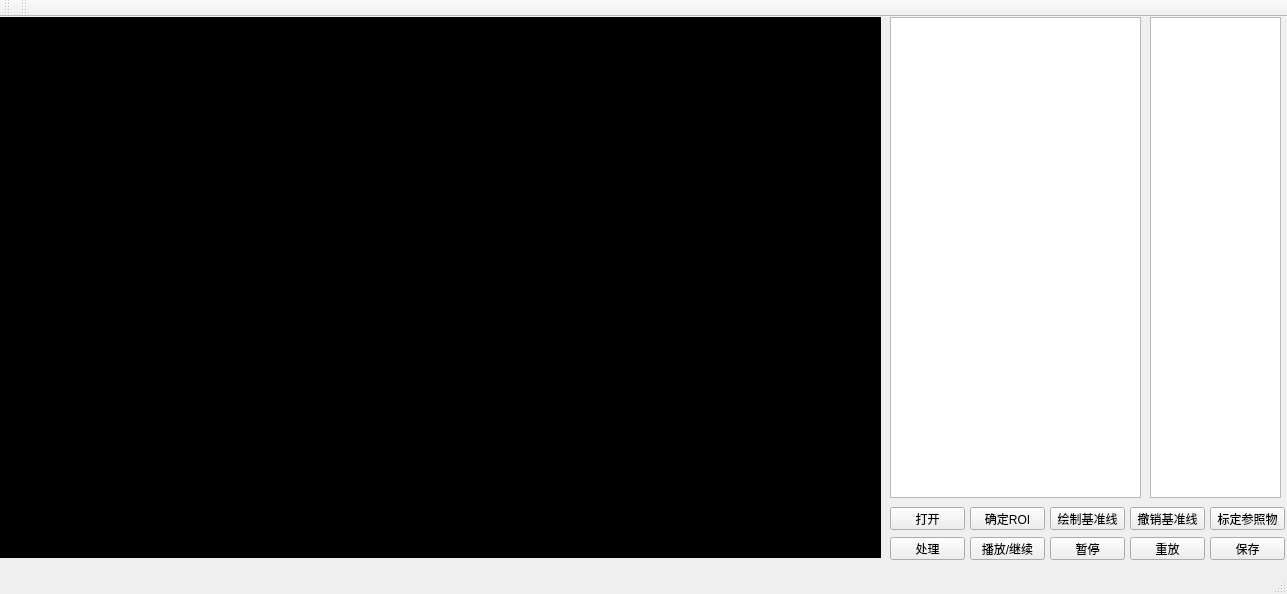
<?xml version="1.0" encoding="UTF-8"?>
<ui version="4.0">
 <class>MainWindow</class>
 <widget class="QMainWindow" name="MainWindow">
  <property name="geometry">
   <rect>
    <x>0</x>
    <y>0</y>
    <width>1287</width>
    <height>594</height>
   </rect>
  </property>
  <property name="windowTitle">
   <string>MainWindow</string>
  </property>
  <widget class="QWidget" name="centralWidget">
   <widget class="QTableView" name="tableView">
    <property name="geometry">
     <rect>
      <x>890</x>
      <y>0</y>
      <width>251</width>
      <height>481</height>
     </rect>
    </property>
    <property name="sizePolicy">
     <sizepolicy hsizetype="Expanding" vsizetype="Expanding">
      <horstretch>0</horstretch>
      <verstretch>0</verstretch>
     </sizepolicy>
    </property>
   </widget>
   <widget class="QLabel" name="label">
    <property name="geometry">
     <rect>
      <x>0</x>
      <y>0</y>
      <width>881</width>
      <height>541</height>
     </rect>
    </property>
    <property name="sizePolicy">
     <sizepolicy hsizetype="Expanding" vsizetype="Expanding">
      <horstretch>0</horstretch>
      <verstretch>0</verstretch>
     </sizepolicy>
    </property>
    <property name="palette">
     <palette>
      <active>
       <colorrole role="Base">
        <brush brushstyle="SolidPattern">
         <color alpha="255">
          <red>255</red>
          <green>255</green>
          <blue>255</blue>
         </color>
        </brush>
       </colorrole>
       <colorrole role="Window">
        <brush brushstyle="SolidPattern">
         <color alpha="255">
          <red>0</red>
          <green>0</green>
          <blue>0</blue>
         </color>
        </brush>
       </colorrole>
      </active>
      <inactive>
       <colorrole role="Base">
        <brush brushstyle="SolidPattern">
         <color alpha="255">
          <red>255</red>
          <green>255</green>
          <blue>255</blue>
         </color>
        </brush>
       </colorrole>
       <colorrole role="Window">
        <brush brushstyle="SolidPattern">
         <color alpha="255">
          <red>0</red>
          <green>0</green>
          <blue>0</blue>
         </color>
        </brush>
       </colorrole>
      </inactive>
      <disabled>
       <colorrole role="Base">
        <brush brushstyle="SolidPattern">
         <color alpha="255">
          <red>0</red>
          <green>0</green>
          <blue>0</blue>
         </color>
        </brush>
       </colorrole>
       <colorrole role="Window">
        <brush brushstyle="SolidPattern">
         <color alpha="255">
          <red>0</red>
          <green>0</green>
          <blue>0</blue>
         </color>
        </brush>
       </colorrole>
      </disabled>
     </palette>
    </property>
    <property name="autoFillBackground">
     <bool>true</bool>
    </property>
    <property name="text">
     <string/>
    </property>
   </widget>
   <widget class="QTextBrowser" name="textBrowser">
    <property name="geometry">
     <rect>
      <x>1150</x>
      <y>0</y>
      <width>131</width>
      <height>481</height>
     </rect>
    </property>
   </widget>
   <widget class="QPushButton" name="open">
    <property name="geometry">
     <rect>
      <x>890</x>
      <y>490</y>
      <width>75</width>
      <height>23</height>
     </rect>
    </property>
    <property name="sizePolicy">
     <sizepolicy hsizetype="Minimum" vsizetype="Fixed">
      <horstretch>0</horstretch>
      <verstretch>0</verstretch>
     </sizepolicy>
    </property>
    <property name="text">
     <string>打开</string>
    </property>
   </widget>
   <widget class="QPushButton" name="drawLine">
    <property name="geometry">
     <rect>
      <x>1050</x>
      <y>490</y>
      <width>75</width>
      <height>23</height>
     </rect>
    </property>
    <property name="text">
     <string>绘制基准线</string>
    </property>
   </widget>
   <widget class="QPushButton" name="deleteLine">
    <property name="geometry">
     <rect>
      <x>1130</x>
      <y>490</y>
      <width>75</width>
      <height>23</height>
     </rect>
    </property>
    <property name="text">
     <string>撤销基准线</string>
    </property>
   </widget>
   <widget class="QPushButton" name="cut">
    <property name="geometry">
     <rect>
      <x>970</x>
      <y>490</y>
      <width>75</width>
      <height>23</height>
     </rect>
    </property>
    <property name="text">
     <string>确定ROI</string>
    </property>
   </widget>
   <widget class="QPushButton" name="proc">
    <property name="geometry">
     <rect>
      <x>890</x>
      <y>520</y>
      <width>75</width>
      <height>23</height>
     </rect>
    </property>
    <property name="sizePolicy">
     <sizepolicy hsizetype="Minimum" vsizetype="Fixed">
      <horstretch>0</horstretch>
      <verstretch>0</verstretch>
     </sizepolicy>
    </property>
    <property name="text">
     <string>处理</string>
    </property>
   </widget>
   <widget class="QPushButton" name="play">
    <property name="geometry">
     <rect>
      <x>970</x>
      <y>520</y>
      <width>75</width>
      <height>23</height>
     </rect>
    </property>
    <property name="sizePolicy">
     <sizepolicy hsizetype="Minimum" vsizetype="Fixed">
      <horstretch>0</horstretch>
      <verstretch>0</verstretch>
     </sizepolicy>
    </property>
    <property name="text">
     <string>播放/继续</string>
    </property>
   </widget>
   <widget class="QPushButton" name="mark">
    <property name="geometry">
     <rect>
      <x>1210</x>
      <y>490</y>
      <width>75</width>
      <height>23</height>
     </rect>
    </property>
    <property name="text">
     <string>标定参照物</string>
    </property>
   </widget>
   <widget class="QPushButton" name="stop">
    <property name="geometry">
     <rect>
      <x>1050</x>
      <y>520</y>
      <width>75</width>
      <height>23</height>
     </rect>
    </property>
    <property name="sizePolicy">
     <sizepolicy hsizetype="Minimum" vsizetype="Fixed">
      <horstretch>0</horstretch>
      <verstretch>0</verstretch>
     </sizepolicy>
    </property>
    <property name="text">
     <string>暂停</string>
    </property>
   </widget>
   <widget class="QPushButton" name="replay">
    <property name="geometry">
     <rect>
      <x>1130</x>
      <y>520</y>
      <width>75</width>
      <height>23</height>
     </rect>
    </property>
    <property name="text">
     <string>重放</string>
    </property>
   </widget>
   <widget class="QPushButton" name="save">
    <property name="geometry">
     <rect>
      <x>1210</x>
      <y>520</y>
      <width>75</width>
      <height>23</height>
     </rect>
    </property>
    <property name="text">
     <string>保存</string>
    </property>
   </widget>
  </widget>
  <widget class="QToolBar" name="mainToolBar">
   <attribute name="toolBarArea">
    <enum>TopToolBarArea</enum>
   </attribute>
   <attribute name="toolBarBreak">
    <bool>false</bool>
   </attribute>
  </widget>
  <widget class="QStatusBar" name="statusBar"/>
  <widget class="QToolBar" name="toolBar">
   <property name="windowTitle">
    <string>toolBar</string>
   </property>
   <attribute name="toolBarArea">
    <enum>TopToolBarArea</enum>
   </attribute>
   <attribute name="toolBarBreak">
    <bool>false</bool>
   </attribute>
  </widget>
  <widget class="QMenuBar" name="menuBar">
   <property name="geometry">
    <rect>
     <x>0</x>
     <y>0</y>
     <width>1287</width>
     <height>23</height>
    </rect>
   </property>
  </widget>
  <action name="actionOpen">
   <property name="text">
    <string>Open</string>
   </property>
  </action>
 </widget>
 <layoutdefault spacing="6" margin="11"/>
 <resources/>
 <connections/>
</ui>
